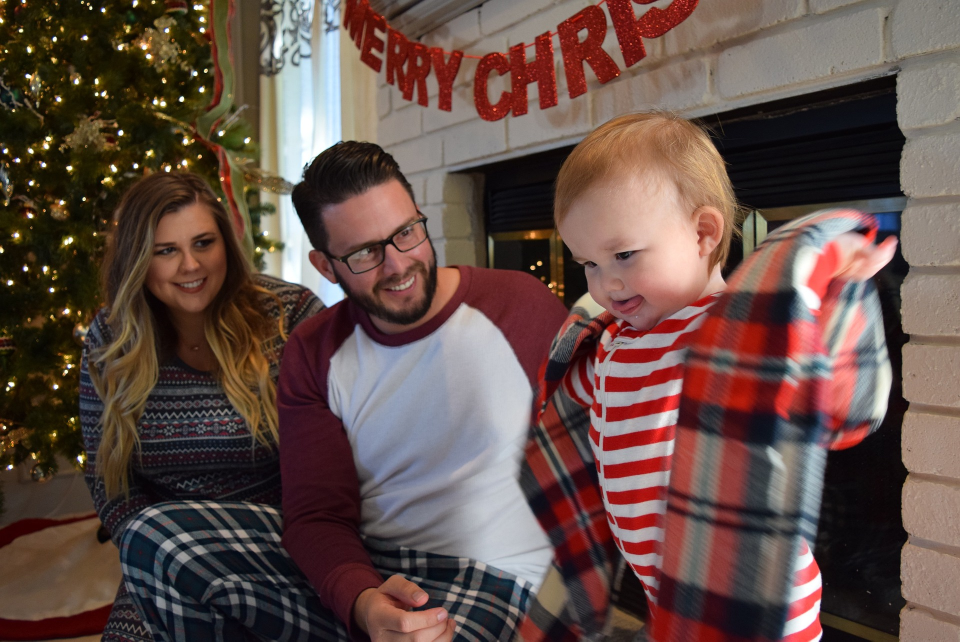
#> input picture backend/resources/christmas-2260605_1920.jpg, 1920 x 1283 px (shown at 1/2 size); its folder holds 4 pictures in this run
$ python sortByColor.py
#> lines starting #> are read from the running program, lines starting #| are printed output that depends on the picture
import os
from PIL import Image

def get_dominant_color(image_path):
    image = Image.open(image_path).convert('RGB')
    image = image.resize((50, 50))
    pixels = list(image.getdata())
    r_total, g_total, b_total = 0, 0, 0
    for r, g, b in pixels:
        r_total += r
        g_total += g
        b_total += b
    num_pixels = len(pixels)
    dominant_color = (r_total // num_pixels, g_total // num_pixels, b_total // num_pixels)
    return dominant_color

def color_distance(color1, color2):
    return ((color1[0] - color2[0]) ** 2 + (color1[1] - color2[1]) ** 2 + (color1[2] - color2[2]) ** 2) ** 0.5

def color_to_rainbow_index(color):
    rainbow_colors = [
        (255, 0, 0),  # Red
        (255, 165, 0),  # Orange
        (255, 255, 0),  # Yellow
        (0, 128, 0),  # Green
        (0, 0, 255),  # Blue
        (75, 0, 130),  # Indigo
        (238, 130, 238)  # Violet
    ]
    distances = [color_distance(color, rc) for rc in rainbow_colors]
    return distances.index(min(distances))

def sort_images_by_rainbow(directory):
    images = [os.path.join(directory, f) for f in os.listdir(directory) if f.endswith(('png', 'jpg', 'jpeg'))]
    image_colors = [(img, get_dominant_color(img)) for img in images]
#> in get_dominant_color, image is the input picture: PIL image 1920x1283 RGB; mean R, G, B 100, 77.9, 71.4
#> in get_dominant_color, `image = image.resize((50, 50))`:
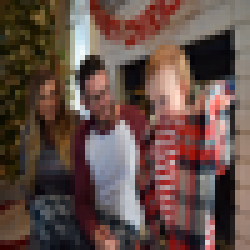
#> image: PIL image 50x50 RGB (shown 5 times larger); mean R, G, B 99.9, 77.9, 71.4
#> in get_dominant_color, `pixels = list(image.getdata())`: pixels = 2500 items, first 6: (56, 36, 11), (52, 36, 12), (37, 31, 5), (25, 22, 4), (43, 40, 21), (48, 41, 21)
#> the loop in get_dominant_color, `for r, g, b in pixels:` made 2500 passes
#> (r, g, b, r_total, g_total, b_total) on passes 1 to 3: (56, 36, 11, 56, 36, 11), (52, 36, 12, 108, 72, 23), (37, 31, 5, 145, 103, 28)
#> after the loop in get_dominant_color, `for r, g, b in pixels:`: b_total = 178569; g_total = 194792; r_total = 249829
#> in get_dominant_color, `num_pixels = len(pixels)`: num_pixels = 2500
#> in get_dominant_color, `dominant_color = (r_total // num_pixels, g_total // num_pixels, b_tota..`: dominant_color = (99, 77, 71)
#> call 2 of get_dominant_color, with image_path = 'resources/colors_0.jpg'
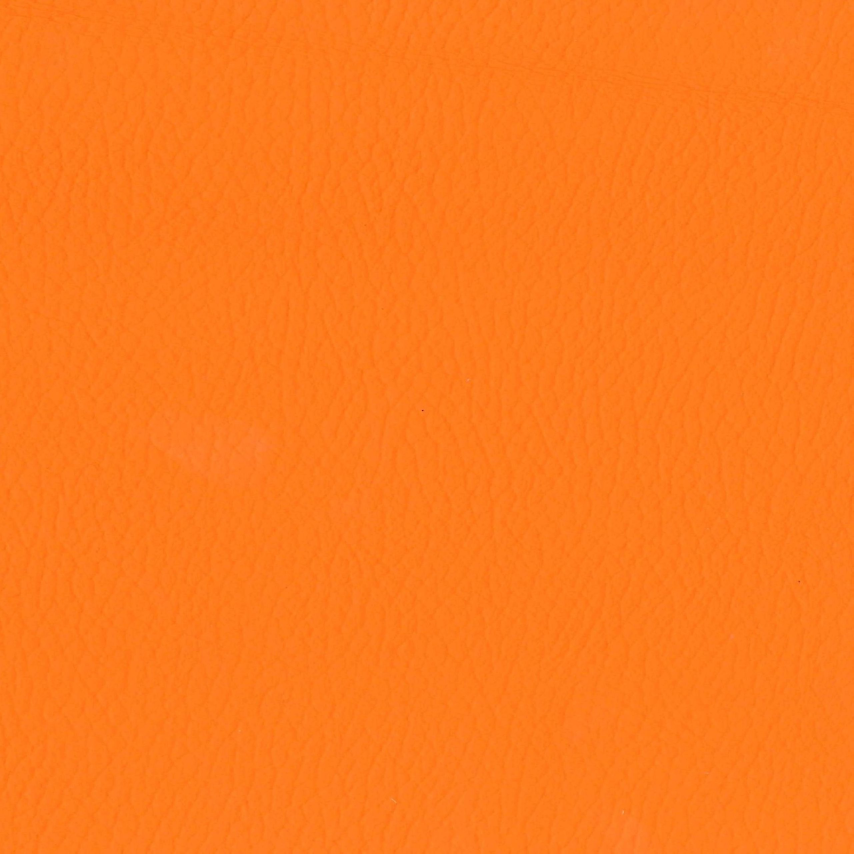
#> input picture backend/resources/colors_0.jpg, 2560 x 2560 px (shown at 1/3 size)
#> in get_dominant_color, image is the input picture: PIL image 2560x2560 RGB; mean R, G, B 253.6, 122.8, 29.7
#> in get_dominant_color (call 2), `image = image.resize((50, 50))`:
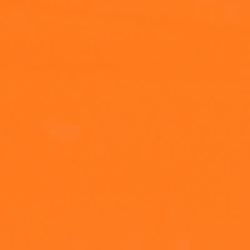
#> image: PIL image 50x50 RGB (shown 5 times larger); mean R, G, B 253.8, 122.8, 29.7
#> in get_dominant_color (call 2), `pixels = list(image.getdata())`: pixels = 2500 items, first 6: (253, 121, 27), (253, 121, 28), (253, 121, 27), (253, 120, 27), (253, 121, 28), (254, 122, 28)
#> the loop in get_dominant_color (call 2), `for r, g, b in pixels:` made 2500 passes
#> (r, g, b, r_total, g_total, b_total) on passes 1 to 3: (253, 121, 27, 253, 121, 27), (253, 121, 28, 506, 242, 55), (253, 121, 27, 759, 363, 82)
#> after the loop in get_dominant_color (call 2), `for r, g, b in pixels:`: b_total = 74245; g_total = 307066; r_total = 634384
#> in get_dominant_color (call 2), `dominant_color = (r_total // num_pixels, g_total // num_pixels, b_tota..`: dominant_color = (253, 122, 29)
#> call 3 of get_dominant_color, with image_path = 'resources/colors_2.png'
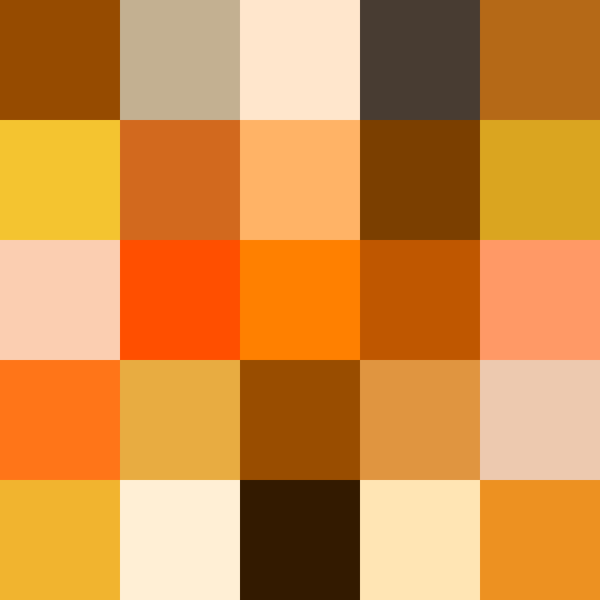
#> input picture backend/resources/colors_2.png, 1200 x 1200 px (shown at 1/2 size)
#> in get_dominant_color, image is the input picture: PIL image 1200x1200 RGB; mean R, G, B 210, 141.7, 68.6
#> in get_dominant_color (call 3), `image = image.resize((50, 50))`:
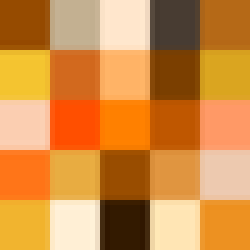
#> image: PIL image 50x50 RGB (shown 5 times larger); mean R, G, B 209.9, 141.7, 68.6
#> in get_dominant_color (call 3), `pixels = list(image.getdata())`: pixels = 2500 items, first 6: (150, 75, 0), (150, 75, 0), (150, 75, 0), (150, 75, 0), (150, 75, 0), (150, 75, 0)
#> the loop in get_dominant_color (call 3), `for r, g, b in pixels:` made 2500 passes
#> (r, g, b, r_total, g_total, b_total) on passes 1 to 3: (150, 75, 0, 150, 75, 0), (150, 75, 0, 300, 150, 0), (150, 75, 0, 450, 225, 0)
#> after the loop in get_dominant_color (call 3), `for r, g, b in pixels:`: b_total = 171575; g_total = 354200; r_total = 524841
#> in get_dominant_color (call 3), `dominant_color = (r_total // num_pixels, g_total // num_pixels, b_tota..`: dominant_color = (209, 141, 68)
#> call 4 of get_dominant_color, with image_path = 'resources/colors_3.png'
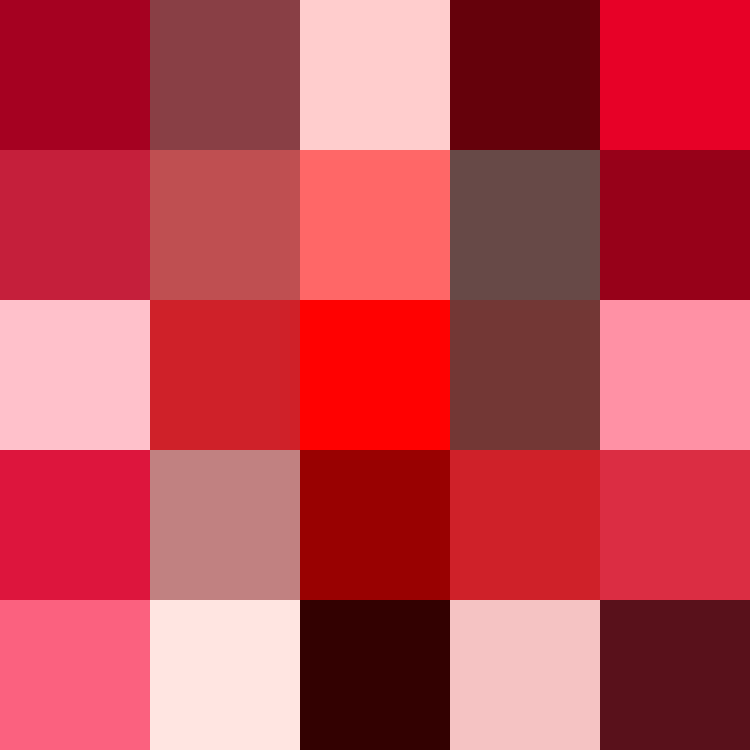
#> input picture backend/resources/colors_3.png, 1500 x 1500 px (shown at 1/2 size)
#> in get_dominant_color, image is the input picture: PIL image 1500x1500 RGB; mean R, G, B 190.3, 70.1, 81.3
#> in get_dominant_color (call 4), `image = image.resize((50, 50))`:
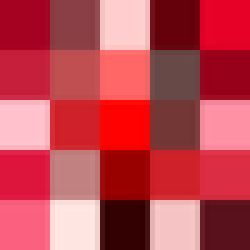
#> image: PIL image 50x50 RGB (shown 5 times larger); mean R, G, B 190.2, 70.2, 81.3
#> in get_dominant_color (call 4), `pixels = list(image.getdata())`: pixels = 2500 items, first 6: (165, 1, 33), (165, 1, 33), (165, 1, 33), (165, 1, 33), (165, 1, 33), (165, 1, 33)
#> the loop in get_dominant_color (call 4), `for r, g, b in pixels:` made 2500 passes
#> (r, g, b, r_total, g_total, b_total) on passes 1 to 3: (165, 1, 33, 165, 1, 33), (165, 1, 33, 330, 2, 66), (165, 1, 33, 495, 3, 99)
    sorted_images = sorted(image_colors, key=lambda x: color_to_rainbow_index(x[1]))
    return sorted_images

# Example usage
if __name__ == "__main__":
    directory = 'resources'
    sorted_images = sort_images_by_rainbow(directory)
    for image, color in sorted_images:
        print(f"{image}: {color}")
#> this loop made 4 passes
#> (image, color) on passes 1 to 4: ('resources/colors_3.png', (190, 70, 81)), ('resources/colors_0.jpg', (253, 122, 29)), ('resources/colors_2.png', (209, 141, 68)), ('resources/christmas-2260605_1920.jpg', (99, 77, 71))
#| resources/colors_3.png: (190, 70, 81)
#| resources/colors_0.jpg: (253, 122, 29)
#| resources/colors_2.png: (209, 141, 68)
#| resources/christmas-2260605_1920.jpg: (99, 77, 71)
